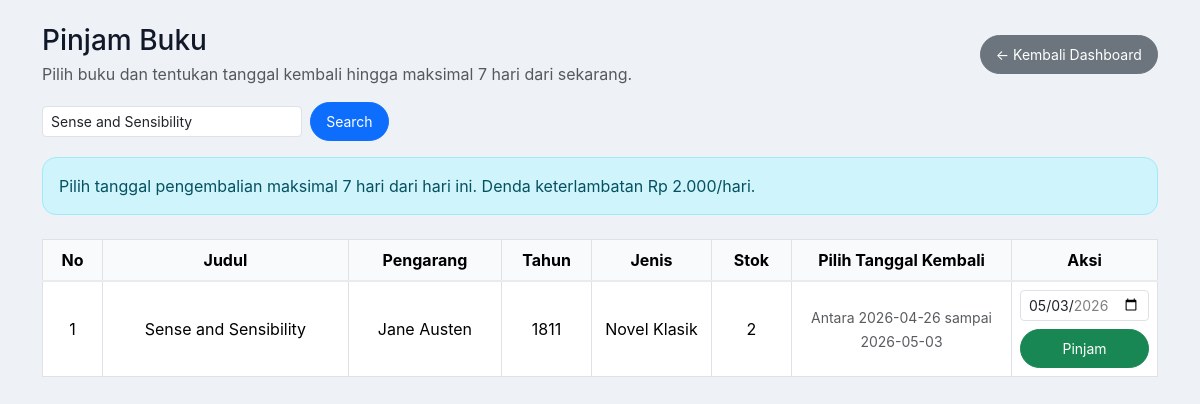
The app's page /siswa/pinjam.php?cari=Sense and Sensibility (signed in) with its own data.
### tables this page shows
CREATE TABLE `buku` (
  `id` int(11) NOT NULL,
  `judul` varchar(255) NOT NULL,
  `pengarang` varchar(100) NOT NULL,
  `tahun_terbit` int(11) DEFAULT NULL,
  `jenis` varchar(100) DEFAULT NULL,
  `stok` int(11) NOT NULL DEFAULT 0,
  `harga` int(11) NOT NULL DEFAULT 0,
  `created_at` timestamp NOT NULL DEFAULT current_timestamp(),
  `updated_at` timestamp NOT NULL DEFAULT current_timestamp() ON UPDATE current_timestamp()
);

### siswa/pinjam.php (the view, shortened to what this page needs)
<?php
include __DIR__ . '/../koneksi.php';
$hari_ini = date('Y-m-d');
$max_batas = date('Y-m-d', strtotime('+7 days'));
$cari = $_GET['cari'] ?? '';
if($cari != ''){
    $safeCari = mysqli_real_escape_string($koneksi, $cari);
    $data = mysqli_query($koneksi,"SELECT * FROM buku WHERE
        judul LIKE '%$safeCari%' OR
        pengarang LIKE '%$safeCari%' OR
        tahun_terbit LIKE '%$safeCari%' OR
        jenis LIKE '%$safeCari%'
        ORDER BY id DESC");
}else{
    $data = mysqli_query($koneksi,"SELECT * FROM buku ORDER BY id DESC");
}
?>
<!DOCTYPE html>
<html lang="id">
<head>
    <link href="https://cdn.jsdelivr.net/npm/bootstrap@5.3.2/dist/css/bootstrap.min.css" rel="stylesheet">
</head>
<body>
<div class="container mt-4">
    <div class="row align-items-center mb-3">
        <div class="col-md-8">
            <h3 class="mb-1">Pinjam Buku</h3>
            <p class="text-muted mb-0">Pilih buku dan tentukan tanggal kembali hingga maksimal 7 hari dari sekarang.</p>
        </div>
        <div class="col-md-4 text-md-end mt-3 mt-md-0">
            <a href="dashboard.php" class="btn btn-secondary btn-sm">← Kembali Dashboard</a>
        </div>
    </div>
    <form class="d-flex flex-wrap gap-2 align-items-center mb-3" method="GET">
        <input type="text" name="cari" value="<?= htmlspecialchars($cari) ?>"
               class="form-control form-control-sm" style="max-width:260px;"
               placeholder="Cari buku...">
        <button class="btn btn-primary btn-sm">Search</button>
    </form>
    <div class="alert alert-info p-3 mb-4">
        Pilih tanggal pengembalian maksimal 7 hari dari hari ini. Denda keterlambatan Rp 2.000/hari.
    </div>
    <div class="table-responsive">
        <table class="table table-bordered table-hover align-middle">
            <tr class="text-center">
                <th style="width:60px">No</th>
                <th>Judul</th>
                <th>Pengarang</th>
                <th style="width:90px">Tahun</th>
                <th style="width:120px">Jenis</th>
                <th style="width:80px">Stok</th>
                <th style="width:220px">Pilih Tanggal Kembali</th>
                <th style="width:140px">Aksi</th>
            </tr>
            <?php
            $no = 1;
            while ($d = mysqli_fetch_assoc($data)) :
            ?>
            <tr class="text-center">
                <td><?= $no++ ?></td>
                <td><?= htmlspecialchars($d['judul']) ?></td>
                <td><?= htmlspecialchars($d['pengarang']) ?></td>
                <td><?= htmlspecialchars($d['tahun_terbit']) ?></td>
                <td><?= htmlspecialchars($d['jenis']) ?></td>
                <td><?= $d['stok'] ?></td>
                <td>
                    <?php if($d['stok'] > 0){ ?>
                        <small class="text-muted">Antara <?= $hari_ini ?> sampai <?= $max_batas ?></small>
                    <?php } else { ?>
                        -
                    <?php } ?>
                </td>
                <td>
                    <?php if($d['stok'] > 0){ ?>
                        <form method="POST" class="d-flex flex-column gap-2 align-items-center">
                            <input type="date" name="batas_kembali" class="form-control form-control-sm"
                                min="<?= $hari_ini ?>" max="<?= $max_batas ?>" value="<?= $max_batas ?>" required>
                            <button type="submit" class="btn btn-success btn-sm w-100">Pinjam</button>
                        </form>
                    <?php } else { ?>
                        <button class="btn btn-secondary btn-sm" disabled>Habis</button>
                    <?php } ?>
                </td>
            </tr>
            <?php endwhile; ?>
        </table>
    </div>
</div>
</body>
</html>

### siswa/pinjam.php (style rules this page uses)
body { background: #eef2f7; color: #1f2937; font-family: Inter, system-ui, -apple-system, BlinkMacSystemFont, "Segoe UI", sans-serif; }
.btn { border-radius: 999px; }
.btn-sm { padding: 0.5rem 0.95rem; }
.table th { background: #f8fafc; border-bottom: 2px solid #e9ecef; }
.table td, .table th { vertical-align: middle; }
.alert { border-radius: 14px; }
h3, h4, h5, h6 { color: #111827; }

### records on screen
buku: judul "Sense and Sensibility", pengarang "Jane Austen", tahun_terbit "1811", jenis "Novel Klasik", stok "2"
